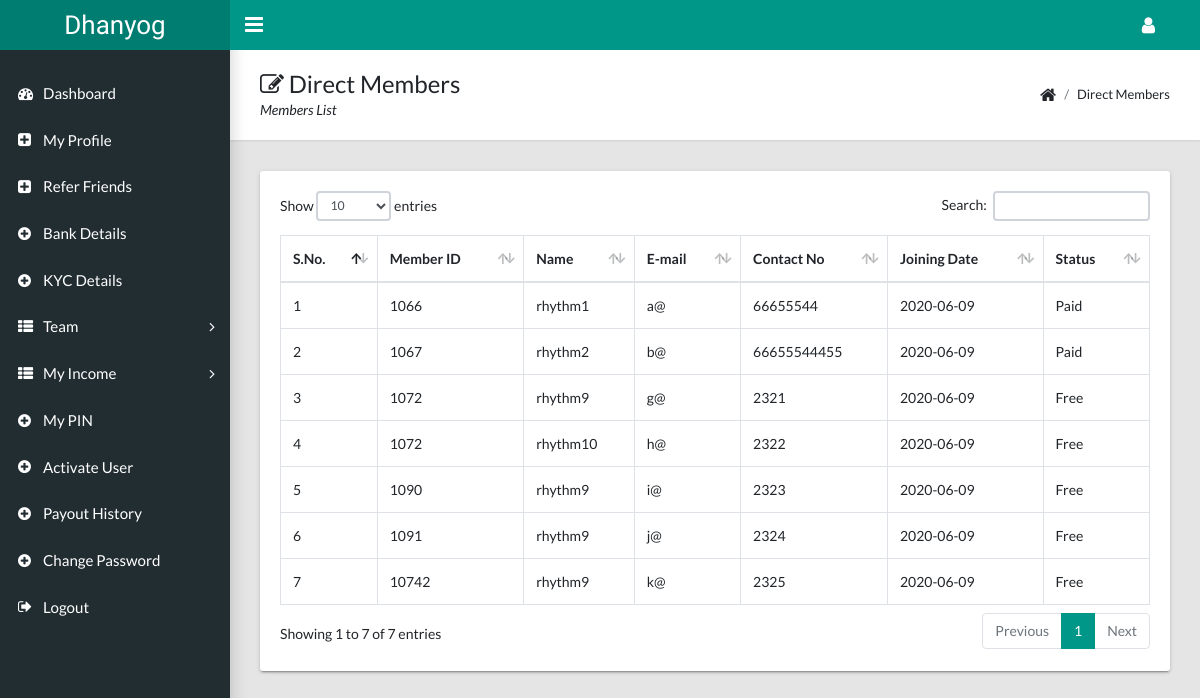
The page /direct_member.php (signed in) on the database its author committed.
### tables this page shows
CREATE TABLE `users` (
  `user_id` int(11) NOT NULL,
  `member_id` int(11) DEFAULT NULL,
  `name` varchar(50) NOT NULL,
  `sponsor_id` int(11) DEFAULT NULL,
  `spill_id` int(11) NOT NULL,
  `email` varchar(100) NOT NULL,
  `mobile` double NOT NULL,
  `password` varchar(100) NOT NULL,
  `join_date` date NOT NULL,
  `activation_date` date DEFAULT NULL,
  `booster` tinyint(4) NOT NULL DEFAULT '0' COMMENT '0- no booster, 1- booster, 2-super booster',
  `pay_status` tinyint(4) NOT NULL DEFAULT '0',
  `last_activity` datetime DEFAULT NULL,
  `login_ip` varchar(300) DEFAULT NULL,
  `status` tinyint(4) NOT NULL DEFAULT '1'
);

### inc/connect.php (called while the page is built, shortened)
<?php
function ReturnAnyValue($con,$Ssql){
	$TempRst = mysqli_query($con,$Ssql);
	$EOF = @mysqli_num_rows($TempRst);
	if ($EOF != 0){
		$TempRow = mysqli_fetch_row($TempRst);
		$Retun = $TempRow[0];
	}else{
		$Retun = "";
	}
	return $Retun;
}
?>

### direct_member.php (the view, shortened to what this page needs)
<?php
include("inc/connect.php");
?>
<!DOCTYPE html>
<html lang="en">
  <head>
    <link rel="stylesheet" type="text/css" href="css/main.css">
    <link rel="stylesheet" type="text/css" href="https://maxcdn.bootstrapcdn.com/font-awesome/4.7.0/css/font-awesome.min.css">
  </head>
  <body class="app sidebar-mini rtl">
    <?php
  include("inc/side-bar-menu.php");
	include("inc/menu.php");
	?>
    <main class="app-content">
      <div class="app-title">
        <div>
          <h1><i class="fa fa-edit"></i> Direct Members</h1>
          <p>Members List</p>
        </div>
        <ul class="app-breadcrumb breadcrumb">
          <li class="breadcrumb-item"><i class="fa fa-home fa-lg"></i></li>
          <li class="breadcrumb-item">Direct Members</li>
        </ul>
      </div>
	<div class="row" style="margin: 0">
					<div class="col-lg-5">
					</div>
				</div>
	<div class="row">
        <div class="col-md-12">
            <div class="tile">
            	<?php
$sql="select user_id from users where user_id=".$_SESSION['user_id'];
$spn_id=ReturnAnyValue($conn,$sql);
$sql="select * from users where sponsor_id=".$spn_id;
$rs=mysqli_query($conn,$sql);
?>
<div class="table-responsive">
				  <table class="table table-hover table-bordered" id="prdTable">
				  <div id="dispMsg">
				</div>
					<thead>
					  <tr>
						<th>S.No.</th>
					 <th>Member ID</th>
				<th>Name</th>
        <th>E-mail</th>
        <th>Contact No</th>
        <th>Joining Date</th>
        <th>Status</th>
      </tr>
    </thead>
    <tbody>
<?php
$i=1;
while($row=mysqli_fetch_array($rs))
{
  echo "<tr>";
 	echo "<td>$i</td>";
  echo "<td>".$row['member_id']."</td>";
  echo "<td>".$row['name']."</td>";
	echo "<td>".$row['email']."</td>";
  echo "<td>".$row['mobile']."</td>";
  echo "<td>".$row['join_date']."</td>";
	$status=$row['pay_status'];
	if($status==0) $strStatus="Free";
	if($status==1) $strStatus="Paid";
	echo "<td>".$strStatus."</td>";
$i=$i+1;
  echo "</tr>";
}
  ?>
						</tbody>
					</table>
        </div>
				</div>
			</div>
		</div>
    </main>
  </body>
</html>

### rows shown on the page
users: member "1066", name "rhythm1", email "a@", mobile "66655544", join_date "2020-06-09", pay_status "Paid"
users: member "1067", name "rhythm2", email "b@", mobile "66655544455", join_date "2020-06-09", pay_status "Paid"
users: member "1072", name "rhythm9", email "g@", mobile "2321", join_date "2020-06-09", pay_status "Free"
users: member "1072", name "rhythm10", email "h@", mobile "2322", join_date "2020-06-09", pay_status "Free"
users: member "1090", name "rhythm9", email "i@", mobile "2323", join_date "2020-06-09", pay_status "Free"
users: member "1091", name "rhythm9", email "j@", mobile "2324", join_date "2020-06-09", pay_status "Free"
users: member "10742", name "rhythm9", email "k@", mobile "2325", join_date "2020-06-09", pay_status "Free"

### other values the page prints
$companyName "Dhanyog"
